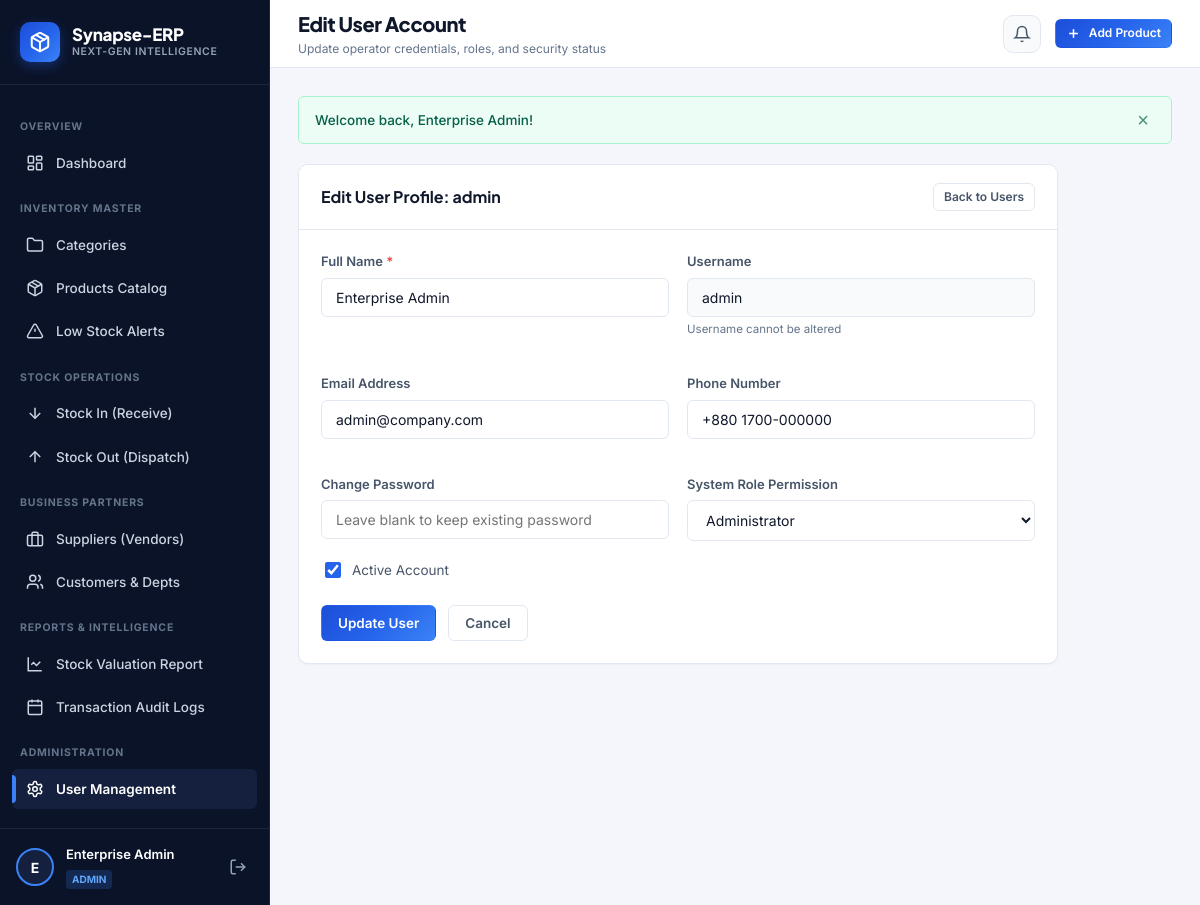
The app's page /mini_inventory_management_system/users/edit.php?id=1 (signed in) with its own data.
### tables this page shows
CREATE TABLE IF NOT EXISTS users (
    id INT AUTO_INCREMENT PRIMARY KEY,
    name VARCHAR(100) NOT NULL,
    username VARCHAR(50) NOT NULL UNIQUE,
    email VARCHAR(100) NULL,
    phone VARCHAR(20) NULL,
    password VARCHAR(255) NOT NULL,
    role ENUM('admin','manager','staff') DEFAULT 'admin',
    status TINYINT(1) DEFAULT 1,
    created_at TIMESTAMP DEFAULT CURRENT_TIMESTAMP
);

### mini_inventory_management_system/users/edit.php (the view, shortened to what this page needs)
<?php
require_once __DIR__ . '/../includes/header.php';
$id = (int)($_GET['id'] ?? 0);
$stmt = $pdo->prepare("SELECT * FROM users WHERE id = ?");
$stmt->execute([$id]);
$user = $stmt->fetch();
include __DIR__ . '/../includes/sidebar.php';
?>
<div class="card" style="max-width: 760px;">
    <div class="card-header">
        <h2 class="card-title">Edit User Profile: <?= clean($user['username']) ?></h2>
        <a href="index.php" class="btn btn-secondary btn-sm">Back to Users</a>
    </div>
    <div class="card-body">
        <form method="POST">
            <div class="form-grid">
                <div class="form-group">
                    <label class="form-label">Full Name <span class="required">*</span></label>
                    <input class="form-control" type="text" name="name" value="<?= clean($user['name']) ?>" required>
                </div>
                <div class="form-group">
                    <label class="form-label">Username</label>
                    <input class="form-control" type="text" value="<?= clean($user['username']) ?>" disabled style="background-color:var(--bg-surface-secondary);">
                    <div class="form-help">Username cannot be altered</div>
                </div>
                <div class="form-group">
                    <label class="form-label">Email Address</label>
                    <input class="form-control" type="email" name="email" value="<?= clean($user['email']) ?>">
                </div>
                <div class="form-group">
                    <label class="form-label">Phone Number</label>
                    <input class="form-control" type="text" name="phone" value="<?= clean($user['phone']) ?>">
                </div>
                <div class="form-group">
                    <label class="form-label">Change Password</label>
                    <input class="form-control" type="password" name="password" placeholder="Leave blank to keep existing password">
                </div>
                <div class="form-group">
                    <label class="form-label">System Role Permission</label>
                    <select class="form-control" name="role">
                        <option value="admin" <?= $user['role'] === 'admin' ? 'selected' : '' ?>>Administrator</option>
                    </select>
                </div>
            </div>
            <div class="form-group">
                <label class="form-check">
                    <input type="checkbox" name="status" value="1" <?= ($user['status'] ?? 1) ? 'checked' : '' ?>>
                    <span>Active Account</span>
                </label>
            </div>
            <div style="display:flex; gap: 12px; margin-top: 24px;">
                <button class="btn btn-primary" type="submit">Update User</button>
                <a href="index.php" class="btn btn-secondary">Cancel</a>
            </div>
        </form>
    </div>
</div>
<?php include __DIR__ . '/../includes/footer.php'; ?>

### mini_inventory_management_system/assets/css/style.css (style rules this page uses)
:root { --font-main: 'Inter', -apple-system, BlinkMacSystemFont, 'Segoe UI', Roboto, sans-serif; --font-heading: 'Plus Jakarta Sans', var(--font-main); --bg-app: #f4f6fb; --bg-surface: #ffffff; --bg-surface-secondary: #f8fafc; --bg-surface-elevated: #ffffff; --sidebar-bg: #0b1329; --sidebar-surface: #14203d; --sidebar-border: rgba(255, 255, 255, 0.08); --sidebar-text: #94a3b8; --sidebar-text-hover: #ffffff; --sidebar-active-bg: #1e2e56; --sidebar-active-accent: #3b82f6; --primary: #2563eb; --primary-hover: #1d4ed8; --primary-gradient: linear-gradient(135deg, #1d4ed8 0%, #2563eb 50%, #3b82f6 100%); --primary-light: #eff6ff; --primary-border: #bfdbfe; --success: #10b981; --success-bg: #ecfdf5; --success-text: #065f46; --warning: #f59e0b; --warning-bg: #fffbeb; --warning-text: #92400e; --danger: #ef4444; --danger-bg: #fef2f2; --danger-text: #991b1b; --info: #0ea5e9; --info-bg: #f0f9ff; --info-text: #075985; --text-primary: #0f172a; --text-secondary: #475569; --text-muted: #64748b; --text-inverse: #ffffff; --border-color: #e2e8f0; --border-light: #edf2f7; --radius-sm: 6px; --radius-md: 10px; --radius-lg: 16px; --radius-full: 9999px; --shadow-xs: 0 1px 2px 0 rgb(0 0 0 / 0.04); --shadow-sm: 0 1px 3px 0 rgb(0 0 0 / 0.08), 0 1px 2px -1px rgb(0 0 0 / 0.08); --shadow-md: 0 4px 12px -2px rgb(0 0 0 / 0.06), 0 2px 6px -2px rgb(0 0 0 / 0.04); --shadow-lg: 0 12px 24px -4px rgb(0 0 0 / 0.08), 0 4px 8px -4px rgb(0 0 0 / 0.04); }
*, *::before, *::after { box-sizing: border-box; }
body { margin: 0; font-family: var(--font-main); background-color: var(--bg-app); color: var(--text-primary); line-height: 1.5; -webkit-font-smoothing: antialiased; }
.card { background-color: var(--bg-surface); border: 1px solid var(--border-color); border-radius: var(--radius-md); box-shadow: var(--shadow-xs); margin-bottom: 24px; overflow: hidden; }
.card-header { padding: 18px 22px; border-bottom: 1px solid var(--border-color); display: flex; align-items: center; justify-content: space-between; gap: 16px; background-color: var(--bg-surface); }
.card-title { font-family: var(--font-heading); font-size: 16px; font-weight: 700; color: var(--text-primary); margin: 0; display: flex; align-items: center; gap: 8px; }
.card-body { padding: 22px; }
.btn { display: inline-flex; align-items: center; justify-content: center; gap: 8px; padding: 9px 16px; font-size: 13.5px; font-weight: 600; font-family: inherit; border-radius: var(--radius-sm); border: 1px solid transparent; cursor: pointer; text-decoration: none; transition: all 0.15s ease; line-height: 1.2; }
.btn-primary { background: var(--primary-gradient); color: #ffffff; }
.btn-secondary { background-color: var(--bg-surface); color: var(--text-secondary); border-color: var(--border-color); }
.btn-sm { padding: 6px 10px; font-size: 12px; }
.form-grid { display: grid; grid-template-columns: repeat(auto-fit, minmax(280px, 1fr)); gap: 18px; }
.form-group { margin-bottom: 18px; }
.form-label { display: block; font-size: 13px; font-weight: 600; color: var(--text-secondary); margin-bottom: 6px; }
.form-label .required { color: var(--danger); }
.form-control { width: 100%; padding: 10px 14px; font-size: 14px; font-family: inherit; background-color: #ffffff; border: 1px solid var(--border-color); border-radius: var(--radius-sm); color: var(--text-primary); outline: none; transition: all 0.15s ease; }
.form-help { font-size: 11.5px; color: var(--text-muted); margin-top: 4px; }
.form-check { display: flex; align-items: center; gap: 8px; cursor: pointer; font-size: 13.5px; color: var(--text-secondary); }
.form-check input[type="checkbox"] { width: 16px; height: 16px; accent-color: var(--primary); cursor: pointer; }

### records on screen
users: username "admin", name "Enterprise Admin", email "admin@company.com", phone "+880 1700-000000", role "Administrator", status "☑"

### other values on screen
$userInitial "E"
$userName "Enterprise Admin"
$userRole "ADMIN"
$pageTitle "Edit User Account"
$pageSubtitle "Update operator credentials, roles, and security status"
$flash['text'] "Welcome back, Enterprise Admin!"
